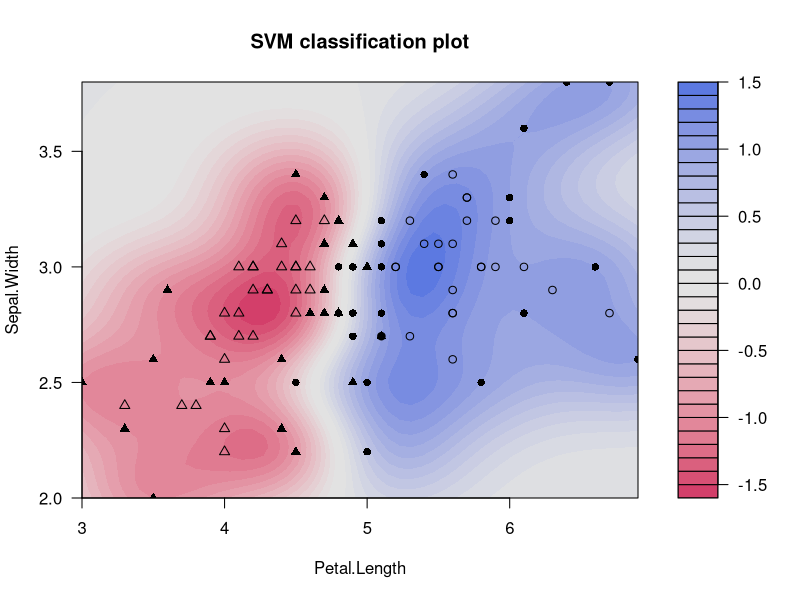

Write R code to recreate this figure.
# kernlabの用意
install.packages("kernlab")
library(kernlab)


# データ分割：学習データと検証データとに分ける
testd <- 1:30 * 5
test <- iris[testd, ]
train <- iris[-testd, ]
# 学習：カーネルとしてRBF カーネル(rbfdot) を使用
kmdl <- ksvm(Species ~ ., data = train, kernel = "rbfdot")
# 推定
pred <- predict(kmdl, test)
# 判定結果の比較
table(pred, test$Species)


# データの分離状況の図示
irisn <- iris[51:150, c(2, 3, 5)]
irisn$Species <- droplevels(irisn$Species)
kmdl <- ksvm(Species ~ ., data = irisn, kernel = "rbfdot")
plot(kmdl, data = irisn)


# e1071の用意
install.packages("e1071")
library(e1071)


# データの読み込み
data(spam)
# データ分割
tar <- 1:2300 * 2
test <- spam[-tar, ]
train <- spam[tar, ]
# 学習： RBF カーネルを使用
set.seed(10)
mdl <- svm(type ~ ., data = train, kernel = "radial")
# 推定
pred <- predict(mdl, test)
# 判定結果の比較
table(pred, test$type)


# スパムである確率を求める
set.seed(10)
mdl <- svm(type ~ ., data = train, kernel = "radial", probability = TRUE)
pred <- predict(mdl, test, probability = TRUE)


# AUCの計算
library(ROCR)
tlabel <- as.integer(test$type) - 1
tpredlp <- prediction(attr(pred, "probabilities")[1:2301], tlabel)
aucp <- performance(tpredlp, "auc")
as.numeric(aucp@y.values)
